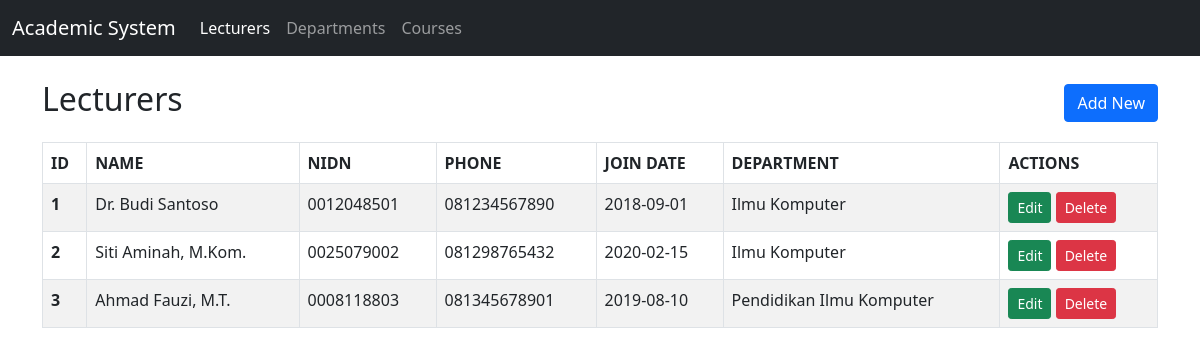
The app's page /Project/index.php with its own data.
### tables this page shows
CREATE TABLE IF NOT EXISTS lecturers (
    id INT AUTO_INCREMENT PRIMARY KEY,
    name VARCHAR(100) NOT NULL,
    nidn VARCHAR(30) NOT NULL UNIQUE,
    phone VARCHAR(25) NOT NULL,
    join_date DATE NOT NULL,
    department_id INT NULL,
    CONSTRAINT fk_lecturer_department
        FOREIGN KEY (department_id) REFERENCES departments(id)
        ON DELETE SET NULL
        ON UPDATE CASCADE
);

CREATE TABLE IF NOT EXISTS departments (
    id INT AUTO_INCREMENT PRIMARY KEY,
    name VARCHAR(100) NOT NULL,
    code VARCHAR(20) NOT NULL UNIQUE,
    faculty VARCHAR(100) NOT NULL
);

### Project/controllers/LecturerController.php (called while the page is built, shortened)
<?php
require_once __DIR__ . '/../models/Lecturer.php';
class LecturerController {
    private $lecturerModel;
    public function __construct() {
        $this->lecturerModel = new Lecturer();
    }
    public function index() {
        $lecturers = $this->lecturerModel->getAll();
        require __DIR__ . '/../views/lecturers/index.php';
    }
}
?>

### Project/config/Database.php (called while the page is built, shortened)
<?php
class Database {
    private $host = "localhost";
    private $username = "root";
    private $password = "";
    private $dbname = "tp_mvc25";
    public function __construct() {
        try {
            $this->conn = new PDO("mysql:host={$this->host};dbname={$this->dbname};charset=utf8mb4", $this->username, $this->password);
        } catch (PDOException $e) {
            die("Koneksi database gagal: " . $e->getMessage());
        }
    }
}
?>

### Project/models/Lecturer.php (called while the page is built, shortened)
<?php
require_once __DIR__ . '/../config/Database.php';
class Lecturer {
    private $db;
    public function __construct() {
        $this->db = (new Database())->conn;
    }
    public function getAll() {
        $sql = "SELECT lecturers.*, departments.name AS department_name
                FROM lecturers
                LEFT JOIN departments ON lecturers.department_id = departments.id
                ORDER BY lecturers.id ASC";
        $stmt = $this->db->prepare($sql);
        $stmt->execute();
        return $stmt->fetchAll();
    }
}
?>

### Project/views/lecturers/index.php (the view)
<?php
require __DIR__ . '/../layout/header.php';
?>
<div class="container my-4">
  <div class="d-flex justify-content-between align-items-center mb-3">
    <h2>Lecturers</h2>
    <a class="btn btn-primary" href="index.php?controller=lecturer&action=create">Add New</a>
  </div>
  <table class="table table-bordered table-striped">
    <thead>
      <tr>
        <th>ID</th>
        <th>NAME</th>
        <th>NIDN</th>
        <th>PHONE</th>
        <th>JOIN DATE</th>
        <th>DEPARTMENT</th>
        <th>ACTIONS</th>
      </tr>
    </thead>
    <tbody>
      <?php foreach ($lecturers as $row): ?>
      <tr>
        <th><?= (int)$row['id'] ?></th>
        <td><?= htmlspecialchars($row['name'], ENT_QUOTES, 'UTF-8') ?></td>
        <td><?= htmlspecialchars($row['nidn'], ENT_QUOTES, 'UTF-8') ?></td>
        <td><?= htmlspecialchars($row['phone'], ENT_QUOTES, 'UTF-8') ?></td>
        <td><?= htmlspecialchars($row['join_date'], ENT_QUOTES, 'UTF-8') ?></td>
        <td><?= htmlspecialchars($row['department_name'] ?? '-', ENT_QUOTES, 'UTF-8') ?></td>
        <td>
          <a class="btn btn-success btn-sm" href="index.php?controller=lecturer&action=edit&id=<?= (int)$row['id'] ?>">Edit</a>
          <a class="btn btn-danger btn-sm" href="index.php?controller=lecturer&action=delete&id=<?= (int)$row['id'] ?>" onclick="return confirm('Hapus data dosen ini?')">Delete</a>
        </td>
      </tr>
      <?php endforeach; ?>
    </tbody>
  </table>
</div>
<?php
require __DIR__ . '/../layout/footer.php';
?>

### records on screen
lecturers: id "1", name "Dr. Budi Santoso", nidn "0012048501", phone "081234567890", join_date "2018-09-01", department.name "Ilmu Komputer"
lecturers: id "2", name "Siti Aminah, M.Kom.", nidn "0025079002", phone "081298765432", join_date "2020-02-15", department.name "Ilmu Komputer"
lecturers: id "3", name "Ahmad Fauzi, M.T.", nidn "0008118803", phone "081345678901", join_date "2019-08-10", department.name "Pendidikan Ilmu Komputer"
